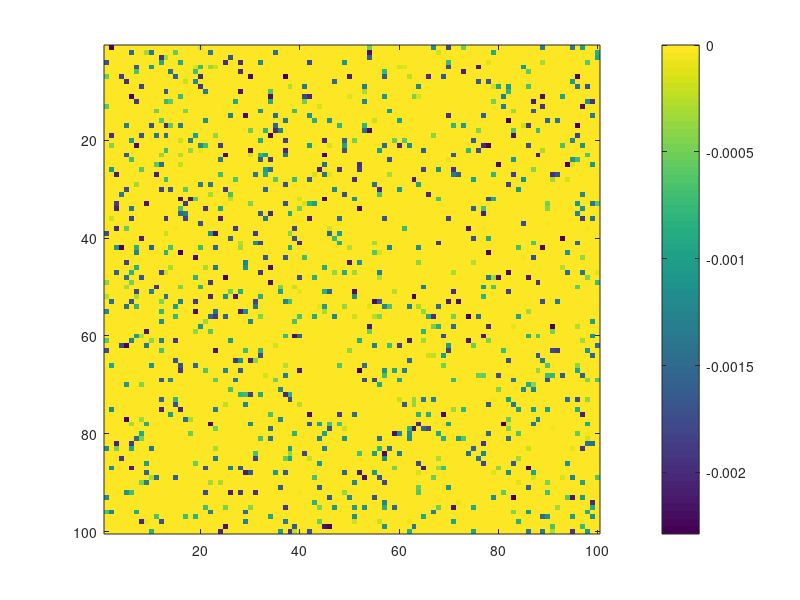
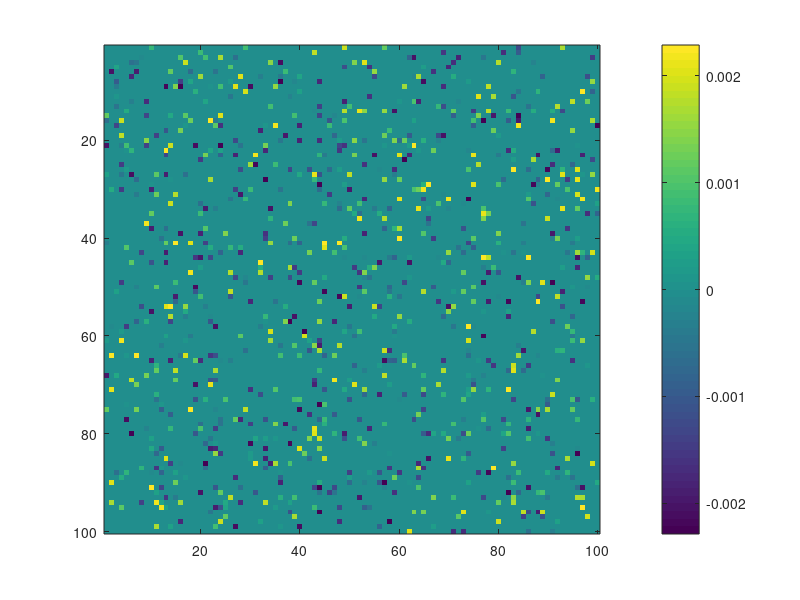

The MATLAB script that drew these images, in order:
%% Sparse asymmetric random inhibitory circuit
N=100;
load W100
%imagesc(W); colorbar

% create fully connected random matrix
W_rand=unifrnd(min(W(:)),max(W(:)),N);
%figure; imagesc(W_rand); colorbar

% retain only 10% of synapses
for i=1:N
    for j=1:N
        if rand>0.1
            W_rand(i,j)=0;
        end
    end
end
figure; imagesc(W_rand); colorbar

%% Sparse asymmetric random E+I circuit
N=100;
load W100
%imagesc(W); colorbar

% create fully connected random matrix
W_rand=unifrnd(min(W(:)),-min(W(:)),N);
%figure; imagesc(W_rand); colorbar

% retain only 10% of synapses
for i=1:N
    for j=1:N
        if rand>0.1
            W_rand(i,j)=0;
        end
    end
end
figure; imagesc(W_rand); colorbar